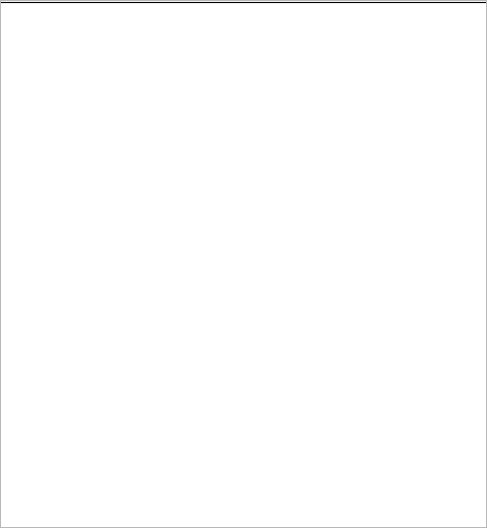
<?xml version="1.0" encoding="UTF-8"?>
<ui version="4.0">
 <class>KCategorizedItemsViewBase</class>
 <widget class="QWidget" name="KCategorizedItemsViewBase">
  <property name="geometry">
   <rect>
    <x>0</x>
    <y>0</y>
    <width>487</width>
    <height>528</height>
   </rect>
  </property>
  <layout class="QVBoxLayout">
   <property name="margin">
    <number>0</number>
   </property>
   <item>
    <widget class="QFrame" name="frame">
     <property name="frameShape">
      <enum>QFrame::StyledPanel</enum>
     </property>
     <property name="frameShadow">
      <enum>QFrame::Sunken</enum>
     </property>
     <layout class="QVBoxLayout">
      <property name="spacing">
       <number>0</number>
      </property>
      <property name="margin">
       <number>0</number>
      </property>
      <item>
       <widget class="Line" name="line">
        <property name="frameShadow">
         <enum>QFrame::Plain</enum>
        </property>
        <property name="orientation">
         <enum>Qt::Horizontal</enum>
        </property>
       </widget>
      </item>
      <item>
       <widget class="CustomDragTreeView" name="itemsView">
        <property name="frameShape">
         <enum>QFrame::NoFrame</enum>
        </property>
        <property name="editTriggers">
         <set>QAbstractItemView::NoEditTriggers</set>
        </property>
        <property name="dragEnabled">
         <bool>true</bool>
        </property>
        <property name="dragDropMode">
         <enum>QAbstractItemView::DragOnly</enum>
        </property>
        <property name="selectionMode">
         <enum>QAbstractItemView::ExtendedSelection</enum>
        </property>
        <property name="iconSize">
         <size>
          <width>64</width>
          <height>64</height>
         </size>
        </property>
        <property name="indentation">
         <number>0</number>
        </property>
        <property name="rootIsDecorated">
         <bool>false</bool>
        </property>
       </widget>
      </item>
     </layout>
    </widget>
   </item>
  </layout>
 </widget>
 <customwidgets>
  <customwidget>
   <class>CustomDragTreeView</class>
   <extends>QTreeView</extends>
   <header>customdragtreeview_p.h</header>
  </customwidget>
 </customwidgets>
 <resources/>
 <connections/>
</ui>
